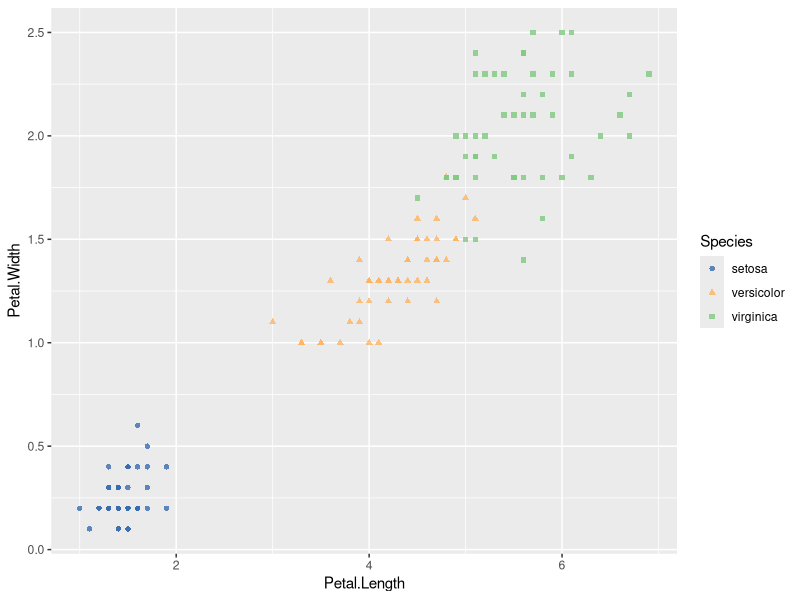

The R script that drew this image:
## ---- chunk 1
knitr::opts_chunk$set(echo = FALSE)
library(ggplot2)
library(gganimate)
## ---- chunk 2

## ---- chunk 3
ggplot(iris, aes(x = Petal.Length, y = Petal.Width)) +
  geom_point(
    aes(color = Species, shape = Species),
    size = 1.5, 
    alpha = 0.8 
  ) +
  # Use custom colors
  scale_color_manual(
    values = c("#386cb0", "#fdb462", "#7fc97f")
  )
